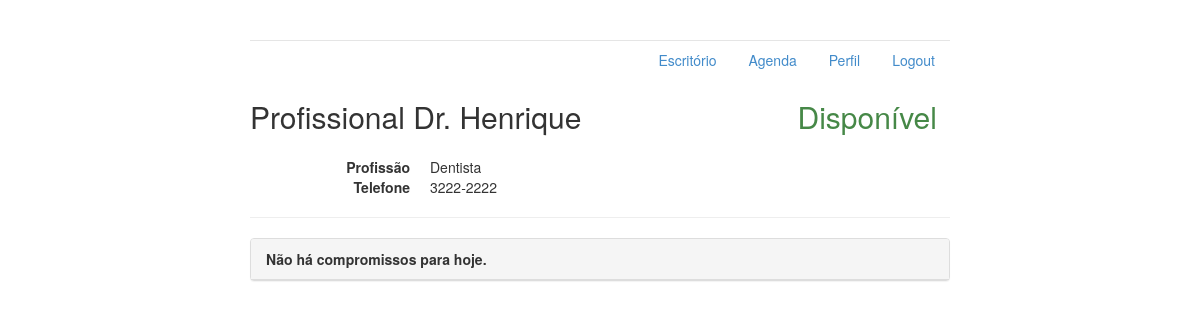
/perfil/8 (signed in), run on the app's committed database.
### agenda/models.py (models this page shows, shortened)
class Profissional(models.Model):
    nome = models.CharField(max_length=120)
    telefone = models.CharField(max_length=10)
    profissao = models.CharField(max_length=120)
    escritorio = models.ForeignKey(Escritorio, on_delete=models.CASCADE, related_name="profissionais", null=True)
    gerente = models.BooleanField(default=False)
    STATUS = (
        ('A', 'Ausente'),
        ('D', 'Disponível'),
        ('O', 'Ocupado'),
    )
    status = models.CharField(max_length=1, choices=STATUS, default='A')
    usuario = models.OneToOneField(User, related_name="profissional", on_delete=models.CASCADE)
    def __init__(self, *args, **kwargs):
        super().__init__(*args, **kwargs)
    def __str__(self):
        return 'Profissional %s' % (self.nome)

### agenda/views.py (the view)
# urls.py: url(r'^perfil/(?P<perfil_id>\d+)$', views.detalhesPerfil, name='perfil'),
@login_required
def detalhesPerfil(request, perfil_id):
    perfil = Profissional.objects.get(id=perfil_id)
    escritorio = perfil.escritorio
    profissionais = Profissional.objects.filter(escritorio=escritorio)
    clientes = Cliente.objects.all()
    compromissos = ItemAgenda.objects.filter(profissional=perfil, data=date.today()).order_by('horario')
    return render(request, 'perfil.html', {'perfil':perfil, 'perfilLogado':perfilLogado(request),
                                           'escritorio':escritorio, 'profissionais':profissionais,
                                           'clientes':clientes, 'compromissos':compromissos})

### agenda/views.py (called while the page is built)
@login_required
def perfilLogado(request):
    return request.user.profissional

### agenda/templates/perfil.html (shortened to what this page needs)
{% extends 'base.html' %}
{% block body %}
<div class="row">
    <div class="col-md-9">
        <h2>{{ perfil }}</h2>
    </div>
    <div class="col-md-3">
        {% if perfil.status == 'D' %}
        <h2><span class="text-success" aria-hidden="true">{{ perfil.get_status_display }}</span></h2>
        {% elif perfil.status == 'O' %}
        <h2><span class="text-danger" aria-hidden="true">{{ perfil.get_status_display }}</span></h2>
        {% else %}
        <h2><span class="text-muted" aria-hidden="true">{{ perfil.get_status_display }}</span></h2>
        {% endif %}
    </div>
</div>
<dl class="dl-horizontal">
    <dt>Profissão</dt>
    <dd>{{ perfil.profissao }}</dd>
    <dt>Telefone</dt>
    <dd>{{ perfil.telefone }}</dd>
</dl>
<hr>
<div class="panel panel-default">
    <div class="panel-heading clearfi" style="position:relative;">
        <strong>
            {% if compromissos %}
            Compromissos de hoje
            {% else %}
            Não há compromissos para hoje.
            {% endif %}
        </strong>
    </div>
</div>
{% endblock %}>

### agenda/static/styles/main.css (style rules this page uses)
body { padding-top: 20px; padding-bottom: 20px; }

### data on the page
Profissional: nome "Profissional Dr. Henrique", status "Disponível", profissao "Dentista", telefone "3222-2222"
